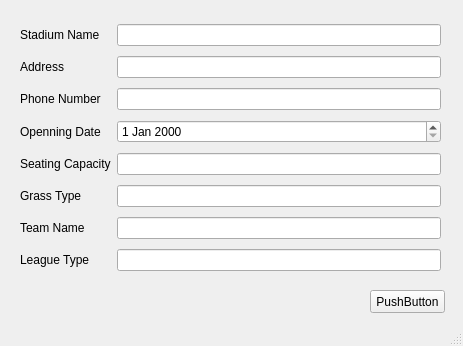
<?xml version="1.0" encoding="UTF-8"?>
<ui version="4.0">
 <class>AdminEditSelectedOutputList</class>
 <widget class="QMainWindow" name="AdminEditSelectedOutputList">
  <property name="geometry">
   <rect>
    <x>0</x>
    <y>0</y>
    <width>463</width>
    <height>346</height>
   </rect>
  </property>
  <property name="windowTitle">
   <string>MainWindow</string>
  </property>
  <widget class="QWidget" name="centralwidget">
   <widget class="QPushButton" name="pushButton">
    <property name="geometry">
     <rect>
      <x>370</x>
      <y>290</y>
      <width>75</width>
      <height>23</height>
     </rect>
    </property>
    <property name="text">
     <string>PushButton</string>
    </property>
   </widget>
   <widget class="QWidget" name="">
    <property name="geometry">
     <rect>
      <x>20</x>
      <y>20</y>
      <width>421</width>
      <height>261</height>
     </rect>
    </property>
    <layout class="QGridLayout" name="gridLayout">
     <item row="0" column="0">
      <widget class="QLabel" name="label">
       <property name="text">
        <string>Stadium Name</string>
       </property>
      </widget>
     </item>
     <item row="0" column="1">
      <widget class="QLineEdit" name="lineEdit"/>
     </item>
     <item row="1" column="0">
      <widget class="QLabel" name="label_2">
       <property name="text">
        <string>Address</string>
       </property>
      </widget>
     </item>
     <item row="1" column="1">
      <widget class="QLineEdit" name="lineEdit_2"/>
     </item>
     <item row="2" column="0">
      <widget class="QLabel" name="label_3">
       <property name="text">
        <string>Phone Number</string>
       </property>
      </widget>
     </item>
     <item row="2" column="1">
      <widget class="QLineEdit" name="lineEdit_3"/>
     </item>
     <item row="3" column="0">
      <widget class="QLabel" name="label_8">
       <property name="text">
        <string>Openning Date</string>
       </property>
      </widget>
     </item>
     <item row="3" column="1">
      <widget class="QDateEdit" name="dateEdit"/>
     </item>
     <item row="4" column="0">
      <widget class="QLabel" name="label_5">
       <property name="text">
        <string>Seating Capacity</string>
       </property>
      </widget>
     </item>
     <item row="4" column="1">
      <widget class="QLineEdit" name="lineEdit_4"/>
     </item>
     <item row="5" column="0">
      <widget class="QLabel" name="label_6">
       <property name="text">
        <string>Grass Type</string>
       </property>
      </widget>
     </item>
     <item row="5" column="1">
      <widget class="QLineEdit" name="lineEdit_5"/>
     </item>
     <item row="6" column="0">
      <widget class="QLabel" name="label_4">
       <property name="text">
        <string>Team Name</string>
       </property>
      </widget>
     </item>
     <item row="6" column="1">
      <widget class="QLineEdit" name="lineEdit_6"/>
     </item>
     <item row="7" column="0">
      <widget class="QLabel" name="label_7">
       <property name="text">
        <string>League Type</string>
       </property>
      </widget>
     </item>
     <item row="7" column="1">
      <widget class="QLineEdit" name="lineEdit_7"/>
     </item>
    </layout>
   </widget>
  </widget>
  <widget class="QStatusBar" name="statusbar"/>
 </widget>
 <resources/>
 <connections/>
</ui>
